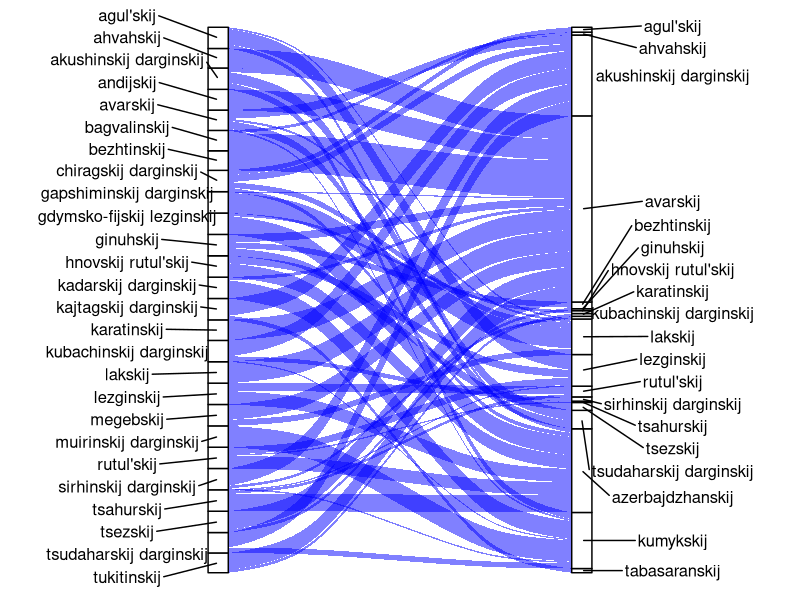
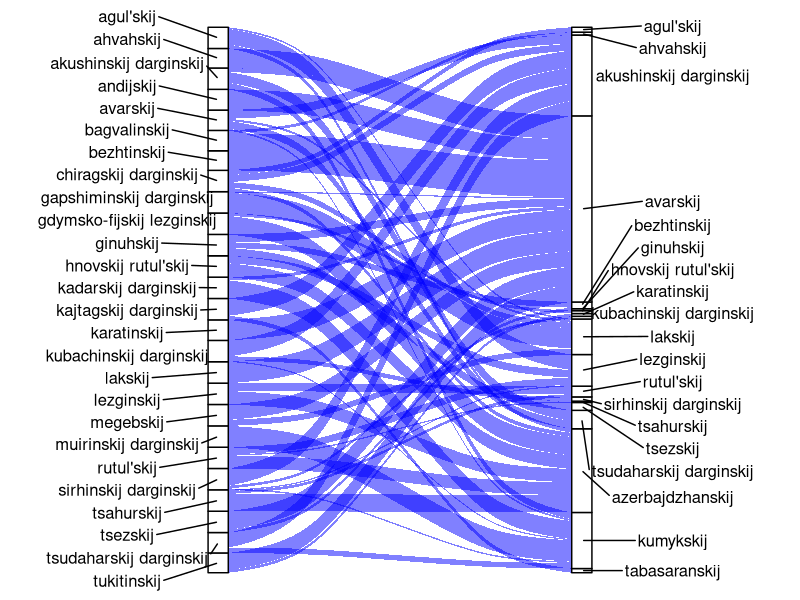

The R source for these figures, in order:
library(tidyverse)
library(ggalluvial)
library(ggrepel)

theme_set(theme_void())

data <- read.csv("data/edges.csv")

data %>%
  filter(weight > 0) %>%
  group_by(source) %>%
  mutate(source_count = n()) %>%
  filter(weight > 0) %>%
  mutate(source = factor(source),
         target = factor(target)) %>%
  ggplot(aes(axis1 = source, axis2 = target, y = weight)) +
  geom_alluvium(fill = "blue", width = 1 / 18) +
  geom_stratum(width = 1 / 18) +
  geom_text_repel(stat = "stratum", aes(label = ifelse(after_stat(x) == 1,
  as.character(after_stat(stratum)), NA)),
                  size = 4.2, direction = "y", nudge_x = -.25) +
  geom_text_repel(stat = "stratum", aes(label = ifelse(after_stat(x) == 2,
  as.character(after_stat(stratum)), NA)),
                  size = 4.2, direction = "y", nudge_x = .25) +
  scale_x_discrete(limits = c("source", "target")) +
  theme(legend.position = "none")

ggsave("figures/Fig1.pdf")